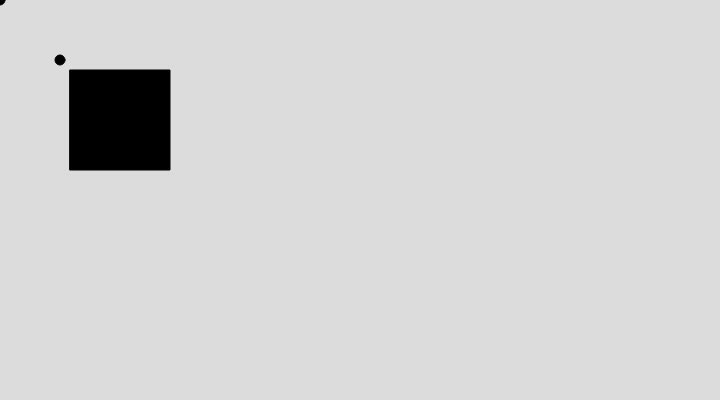
Frame 1 (no input)
Frame 60 (no input): identical to frame 1, image omitted
Frame 120 (the mouse pressed at the canvas centre since frame 60): identical to frame 1, image omitted

The p5.js sketch that drew this single still picture (run headless with seeded random() and noise() and a simulated clock; from frame 60 on, the mouse is pressed at the canvas centre):

// p5.js sketch
// ── sketch.js
//////////////////////////////////
// COURSERA GRAPHICS PROGRAMMING
//////////////////////////////////
function setup() {
  createCanvas(720, 400);
}
///////////////////////////////////
function draw() {
  background(220);
  fill(0);

  translate(60, 60);
  rect(10, 10, 100, 100);

  ellipse(0,0, 10, 10);
  ellipse(-60,-60, 10, 10);
}
